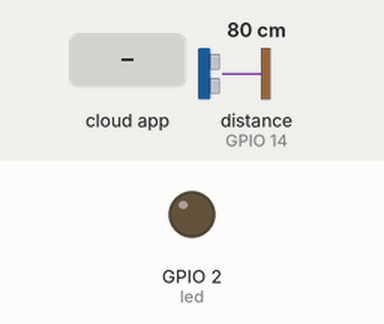
Recording of a sketch running on a simulated ESP32. On the bench: output pins drawn as LEDs (lit = HIGH). Wiring (inferred from the names in the program): ultrasonic range finder: trigger GPIO 12; echo GPIO 14. The inputs (shaded band) are chosen by the test bench; at power-on: distance to the obstacle (sensor on GPIO 14) 80 cm. The echo pulse lasts 58.3 µs per cm; WiFi joins after 1.5 s; servers stay silent unless stated; the Firebase database answers and starts empty; pins used as bus, display or sensor lines are not drawn; what the sketch prints to the serial monitor is not drawn.

Above: at 3.8 s.
3.9 s: the phone or cloud app sets LED_STATUS to 1
At 5.2 s:
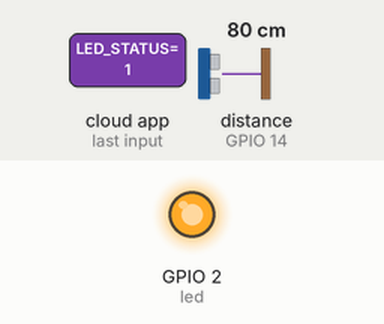
5.7 s: the phone or cloud app sets LED_STATUS to 0
At 7.6 s:
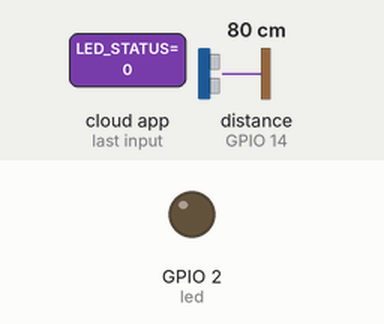
Timing chart, 0 to 9.1 s (numbered marks = the images above; inputs shaded):
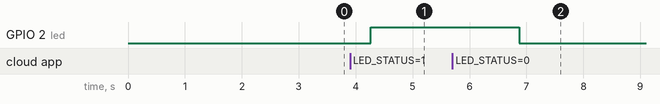

The sketch:

code.ino
```cpp
#include <WiFi.h>
#include <IOXhop_FirebaseESP32.h>

#define FIREBASE_HOST "" // Firebase project name address
#define FIREBASE_AUTH "" // Firebase secret key
#define WIFI_SSID "Yarana" // Your WiFi name
#define WIFI_PASSWORD "12112001" // WiFi password
#define TRIG_PIN 12 // Replace with your TRIG pin number
#define ECHO_PIN 14 // Replace with your ECHO pin number

String fireStatus = "";                    // LED status received from Firebase
int led = 2;                               // Define the LED pin

void setup() {
  Serial.begin(9600);
  delay(1000);

  pinMode(led, OUTPUT);
  pinMode(TRIG_PIN, OUTPUT);
  pinMode(ECHO_PIN, INPUT);

  WiFi.begin(WIFI_SSID, WIFI_PASSWORD);   // Connect to WiFi
  Serial.print("Connecting to ");
  Serial.print(WIFI_SSID);

  while (WiFi.status() != WL_CONNECTED) {
    Serial.print(".");
    delay(500);
  }

  Serial.println();
  Serial.print("Connected to ");
  Serial.println(WIFI_SSID);

  Serial.print("IP Address is : ");
  Serial.println(WiFi.localIP());

  Firebase.begin(FIREBASE_HOST, FIREBASE_AUTH);  // Connect to Firebase
  Firebase.setString("LED_STATUS", "OFF");      // Send initial LED status
}

void loop() {
  // Read distance from ultrasonic sensor
  long duration, distance;
  digitalWrite(TRIG_PIN, LOW);
  delayMicroseconds(2);
  digitalWrite(TRIG_PIN, HIGH);
  delayMicroseconds(10);
  digitalWrite(TRIG_PIN, LOW);
  duration = pulseIn(ECHO_PIN, HIGH);
  distance = (duration * 0.0343) / 2;

  // Send ultrasonic sensor data to Firebase
  Firebase.setInt("ULTRASONIC_DISTANCE", distance);

   Serial.println("Distance : " + String(distance));

  fireStatus = Firebase.getString("LED_STATUS");  // Get LED status input from Firebase

  if (fireStatus == "1") {
    Serial.println("Led Turned ON");
    digitalWrite(led, HIGH);                    // Turn on the LED
  } else if (fireStatus == "0") {
    Serial.println("Led Turned OFF");
    digitalWrite(led, LOW);                     // Turn off the LED
  } else {
    Serial.println("Wrong Credential! Please send ON/OFF");
  }

  delay(1000); // Add delay as needed
}
```

Measured:
- after the input at 3.9 s, GPIO 2 (led): LOW → HIGH after 0.36 s
- after the input at 5.7 s, GPIO 2 (led): HIGH → LOW after 1.2 s
